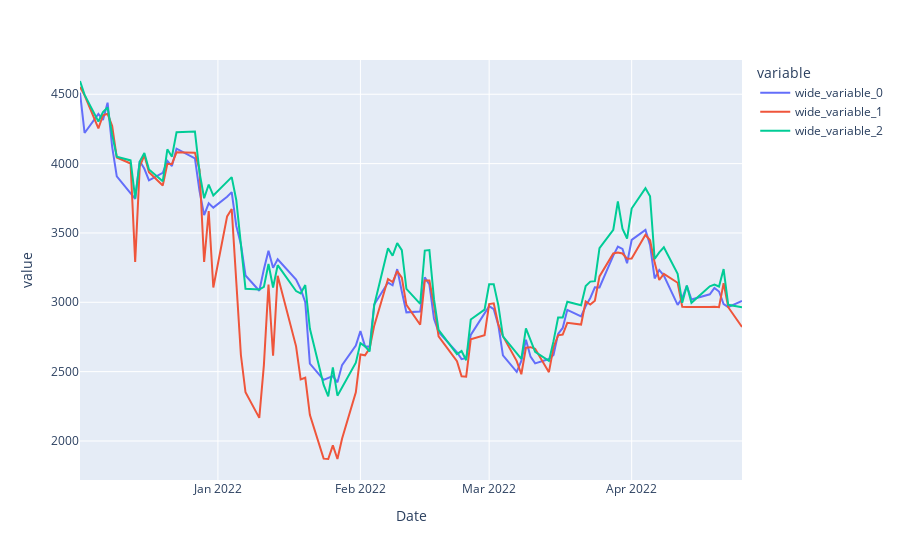

Here is the notebook cell this chart was saved with:
### Code cell
df = pd.DataFrame(columns = ['MAE', 'MSE', 'R2'], index = ['mae','mse'])
show_results(df,X_train_cv, X_test_cv, y_train_cv, y_test_cv,gb_mae, gb_mse)
